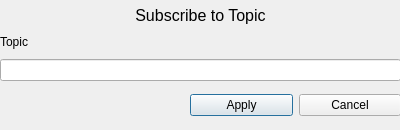
<?xml version="1.0" encoding="UTF-8"?>
<ui version="4.0">
 <class>addTopicDialog</class>
 <widget class="QDialog" name="addTopicDialog">
  <property name="geometry">
   <rect>
    <x>0</x>
    <y>0</y>
    <width>400</width>
    <height>130</height>
   </rect>
  </property>
  <property name="windowTitle">
   <string>Dialog</string>
  </property>
  <widget class="QWidget" name="verticalLayoutWidget">
   <property name="geometry">
    <rect>
     <x>0</x>
     <y>0</y>
     <width>401</width>
     <height>31</height>
    </rect>
   </property>
   <layout class="QVBoxLayout" name="verticalLayout">
    <item>
     <widget class="QLabel" name="titleLabel">
      <property name="font">
       <font>
        <pointsize>12</pointsize>
        <bold>false</bold>
       </font>
      </property>
      <property name="text">
       <string>Subscribe to Topic</string>
      </property>
      <property name="alignment">
       <set>Qt::AlignCenter</set>
      </property>
     </widget>
    </item>
   </layout>
  </widget>
  <widget class="QWidget" name="verticalLayoutWidget_2">
   <property name="geometry">
    <rect>
     <x>0</x>
     <y>30</y>
     <width>401</width>
     <height>51</height>
    </rect>
   </property>
   <layout class="QVBoxLayout" name="verticalLayout_2">
    <item>
     <widget class="QLabel" name="hostnameLabel">
      <property name="text">
       <string>Topic</string>
      </property>
     </widget>
    </item>
    <item>
     <widget class="QLineEdit" name="hostnameLineEdit"/>
    </item>
   </layout>
  </widget>
  <widget class="QWidget" name="horizontalLayoutWidget">
   <property name="geometry">
    <rect>
     <x>190</x>
     <y>80</y>
     <width>211</width>
     <height>51</height>
    </rect>
   </property>
   <layout class="QHBoxLayout" name="horizontalLayout">
    <item>
     <widget class="QPushButton" name="applyButton">
      <property name="text">
       <string>Apply</string>
      </property>
     </widget>
    </item>
    <item>
     <widget class="QPushButton" name="cancelButton">
      <property name="text">
       <string>Cancel</string>
      </property>
     </widget>
    </item>
   </layout>
  </widget>
 </widget>
 <resources/>
 <connections/>
</ui>
